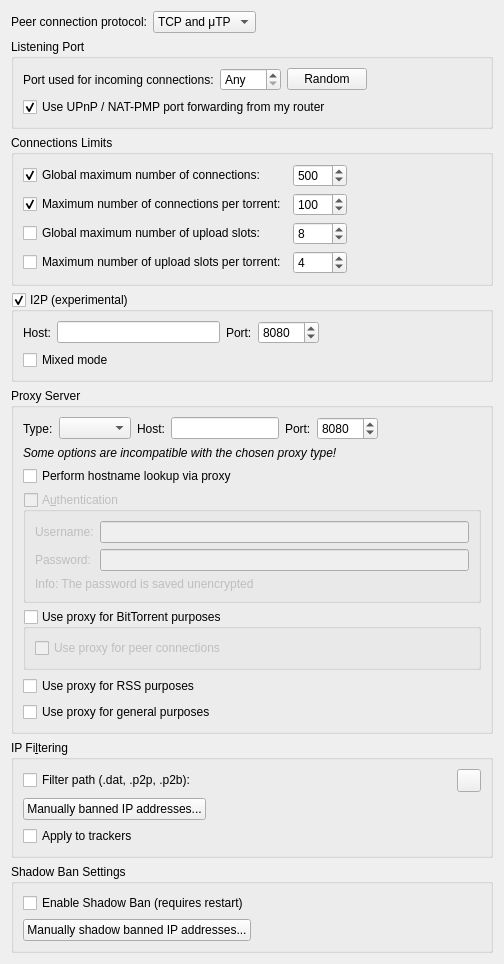
          <widget class="QWidget" name="scrollAreaWidgetContents_3">
           <property name="geometry">
            <rect>
             <x>0</x>
             <y>0</y>
             <width>504</width>
             <height>848</height>
            </rect>
           </property>
           <layout class="QVBoxLayout" name="verticalLayout_20">
            <item>
             <layout class="QHBoxLayout" name="horizontalLayout_12">
              <item>
               <widget class="QLabel" name="label_24">
                <property name="text">
                 <string>Peer connection protocol:</string>
                </property>
               </widget>
              </item>
              <item>
               <widget class="QComboBox" name="comboProtocol">
                <item>
                 <property name="text">
                  <string>TCP and μTP</string>
                 </property>
                </item>
                <item>
                 <property name="text">
                  <string notr="true">TCP</string>
                 </property>
                </item>
                <item>
                 <property name="text">
                  <string notr="true">μTP</string>
                 </property>
                </item>
               </widget>
              </item>
              <item>
               <spacer name="horizontalSpacer_23">
                <property name="orientation">
                 <enum>Qt::Horizontal</enum>
                </property>
                <property name="sizeHint" stdset="0">
                 <size>
                  <width>40</width>
                  <height>20</height>
                 </size>
                </property>
               </spacer>
              </item>
             </layout>
            </item>
            <item>
             <widget class="QGroupBox" name="ListeningPortBox">
              <property name="title">
               <string>Listening Port</string>
              </property>
              <layout class="QVBoxLayout" name="listeningPortLayout">
               <item>
                <layout class="QHBoxLayout" name="listeningPortLayout2">
                 <item>
                  <widget class="QLabel" name="lbl_ports">
                   <property name="text">
                    <string>Port used for incoming connections:</string>
                   </property>
                  </widget>
                 </item>
                 <item>
                  <widget class="QSpinBox" name="spinPort">
                   <property name="toolTip">
                    <string>Set to 0 to let your system pick an unused port</string>
                   </property>
                   <property name="specialValueText">
                    <string>Any</string>
                   </property>
                   <property name="maximum">
                    <number>65535</number>
                   </property>
                  </widget>
                 </item>
                 <item>
                  <widget class="QPushButton" name="randomButton">
                   <property name="text">
                    <string>Random</string>
                   </property>
                  </widget>
                 </item>
                 <item>
                  <spacer name="horizontalSpacer_4">
                   <property name="orientation">
                    <enum>Qt::Horizontal</enum>
                   </property>
                   <property name="sizeHint" stdset="0">
                    <size>
                     <width>40</width>
                     <height>20</height>
                    </size>
                   </property>
                  </spacer>
                 </item>
                </layout>
               </item>
               <item>
                <widget class="QCheckBox" name="checkUPnP">
                 <property name="text">
                  <string>Use UPnP / NAT-PMP port forwarding from my router</string>
                 </property>
                 <property name="checked">
                  <bool>true</bool>
                 </property>
                </widget>
               </item>
              </layout>
             </widget>
            </item>
            <item>
             <widget class="QGroupBox" name="nbConnecBox">
              <property name="title">
               <string>Connections Limits</string>
              </property>
              <layout class="QGridLayout" name="gridLayout">
               <item row="3" column="1">
                <widget class="QSpinBox" name="spinMaxUploadsPerTorrent">
                 <property name="maximum">
                  <number>500</number>
                 </property>
                 <property name="value">
                  <number>4</number>
                 </property>
                </widget>
               </item>
               <item row="1" column="0">
                <widget class="QCheckBox" name="checkMaxConnectionsPerTorrent">
                 <property name="text">
                  <string>Maximum number of connections per torrent:</string>
                 </property>
                 <property name="checked">
                  <bool>true</bool>
                 </property>
                </widget>
               </item>
               <item row="0" column="0">
                <widget class="QCheckBox" name="checkMaxConnections">
                 <property name="text">
                  <string>Global maximum number of connections:</string>
                 </property>
                 <property name="checked">
                  <bool>true</bool>
                 </property>
                </widget>
               </item>
               <item row="0" column="1">
                <widget class="QSpinBox" name="spinMaxConnec">
                 <property name="enabled">
                  <bool>true</bool>
                 </property>
                 <property name="minimum">
                  <number>2</number>
                 </property>
                 <property name="maximum">
                  <number>2000</number>
                 </property>
                 <property name="value">
                  <number>500</number>
                 </property>
                </widget>
               </item>
               <item row="1" column="1">
                <widget class="QSpinBox" name="spinMaxConnecPerTorrent">
                 <property name="minimum">
                  <number>2</number>
                 </property>
                 <property name="maximum">
                  <number>2000</number>
                 </property>
                 <property name="value">
                  <number>100</number>
                 </property>
                </widget>
               </item>
               <item row="3" column="0">
                <widget class="QCheckBox" name="checkMaxUploadsPerTorrent">
                 <property name="text">
                  <string>Maximum number of upload slots per torrent:</string>
                 </property>
                </widget>
               </item>
               <item row="2" column="0">
                <widget class="QCheckBox" name="checkMaxUploads">
                 <property name="text">
                  <string>Global maximum number of upload slots:</string>
                 </property>
                </widget>
               </item>
               <item row="2" column="1">
                <widget class="QSpinBox" name="spinMaxUploads">
                 <property name="maximum">
                  <number>2000</number>
                 </property>
                 <property name="value">
                  <number>8</number>
                 </property>
                </widget>
               </item>
               <item row="0" column="2">
                <spacer name="horizontalSpacer_3">
                 <property name="orientation">
                  <enum>Qt::Horizontal</enum>
                 </property>
                 <property name="sizeHint" stdset="0">
                  <size>
                   <width>40</width>
                   <height>20</height>
                  </size>
                 </property>
                </spacer>
               </item>
              </layout>
             </widget>
            </item>
            <item>
             <widget class="QGroupBox" name="groupI2P">
              <property name="title">
               <string>I2P (experimental)</string>
              </property>
              <property name="checkable">
               <bool>true</bool>
              </property>
              <property name="checked">
               <bool>true</bool>
              </property>
              <layout class="QVBoxLayout" name="verticalLayout_40">
               <item>
                <layout class="QHBoxLayout" name="i2pLayout">
                 <item>
                  <widget class="QLabel" name="labelI2PHost">
                   <property name="text">
                    <string>Host:</string>
                   </property>
                  </widget>
                 </item>
                 <item>
                  <widget class="QLineEdit" name="textI2PHost"/>
                 </item>
                 <item>
                  <widget class="QLabel" name="labelI2PPort">
                   <property name="text">
                    <string>Port:</string>
                   </property>
                  </widget>
                 </item>
                 <item>
                  <widget class="QSpinBox" name="spinI2PPort">
                   <property name="minimum">
                    <number>1</number>
                   </property>
                   <property name="maximum">
                    <number>65535</number>
                   </property>
                   <property name="value">
                    <number>8080</number>
                   </property>
                  </widget>
                 </item>
                 <item>
                  <spacer name="horizontalSpacer_22">
                   <property name="orientation">
                    <enum>Qt::Horizontal</enum>
                   </property>
                   <property name="sizeHint" stdset="0">
                    <size>
                     <width>40</width>
                     <height>20</height>
                    </size>
                   </property>
                  </spacer>
                 </item>
                </layout>
               </item>
               <item>
                <widget class="QCheckBox" name="checkI2PMixed">
                 <property name="toolTip">
                  <string>&lt;html&gt;&lt;head/&gt;&lt;body&gt;&lt;p&gt;If &amp;quot;mixed mode&amp;quot; is enabled I2P torrents are allowed to also get peers from other sources than the tracker, and connect to regular IPs, not providing any anonymization. This may be useful if the user is not interested in the anonymization of I2P, but still wants to be able to connect to I2P peers.&lt;/p&gt;&lt;/body&gt;&lt;/html&gt;</string>
                 </property>
                 <property name="text">
                  <string>Mixed mode</string>
                 </property>
                </widget>
               </item>
              </layout>
             </widget>
            </item>
            <item>
             <widget class="QGroupBox" name="groupProxy">
              <property name="enabled">
               <bool>true</bool>
              </property>
              <property name="title">
               <string>Proxy Server</string>
              </property>
              <layout class="QVBoxLayout" name="verticalLayout_29">
               <item>
                <layout class="QHBoxLayout" name="proxyTypeLayout">
                 <item>
                  <widget class="QLabel" name="ProxyType_lbl">
                   <property name="text">
                    <string>Type:</string>
                   </property>
                  </widget>
                 </item>
                 <item>
                  <widget class="QComboBox" name="comboProxyType"/>
                 </item>
                 <item>
                  <widget class="QLabel" name="lblProxyIP">
                   <property name="text">
                    <string>Host:</string>
                   </property>
                  </widget>
                 </item>
                 <item>
                  <widget class="QLineEdit" name="textProxyIP"/>
                 </item>
                 <item>
                  <widget class="QLabel" name="lblProxyPort">
                   <property name="text">
                    <string>Port:</string>
                   </property>
                  </widget>
                 </item>
                 <item>
                  <widget class="QSpinBox" name="spinProxyPort">
                   <property name="minimum">
                    <number>1</number>
                   </property>
                   <property name="maximum">
                    <number>65535</number>
                   </property>
                   <property name="value">
                    <number>8080</number>
                   </property>
                  </widget>
                 </item>
                 <item>
                  <spacer name="horizontalSpacer_24">
                   <property name="orientation">
                    <enum>Qt::Horizontal</enum>
                   </property>
                   <property name="sizeHint" stdset="0">
                    <size>
                     <width>20</width>
                     <height>20</height>
                    </size>
                   </property>
                  </spacer>
                 </item>
                </layout>
               </item>
               <item>
                <widget class="QLabel" name="labelProxyTypeIncompatible">
                 <property name="font">
                  <font>
                   <italic>true</italic>
                  </font>
                 </property>
                 <property name="text">
                  <string>Some options are incompatible with the chosen proxy type!</string>
                 </property>
                </widget>
               </item>
               <item>
                <widget class="QCheckBox" name="checkProxyHostnameLookup">
                 <property name="toolTip">
                  <string>If checked, hostname lookups are done via the proxy</string>
                 </property>
                 <property name="text">
                  <string>Perform hostname lookup via proxy</string>
                 </property>
                </widget>
               </item>
               <item>
                <widget class="QGroupBox" name="checkProxyAuth">
                 <property name="enabled">
                  <bool>false</bool>
                 </property>
                 <property name="title">
                  <string>A&amp;uthentication</string>
                 </property>
                 <property name="checkable">
                  <bool>true</bool>
                 </property>
                 <property name="checked">
                  <bool>false</bool>
                 </property>
                 <layout class="QVBoxLayout" name="verticalLayout_24">
                  <item>
                   <layout class="QGridLayout" name="gridLayout_12">
                    <item row="0" column="0">
                     <widget class="QLabel" name="lblProxyUsername">
                      <property name="text">
                       <string>Username:</string>
                      </property>
                     </widget>
                    </item>
                    <item row="0" column="1">
                     <widget class="QLineEdit" name="textProxyUsername"/>
                    </item>
                    <item row="1" column="0">
                     <widget class="QLabel" name="lblProxyPassword">
                      <property name="text">
                       <string>Password:</string>
                      </property>
                     </widget>
                    </item>
                    <item row="1" column="1">
                     <widget class="QLineEdit" name="textProxyPassword">
                      <property name="echoMode">
                       <enum>QLineEdit::Password</enum>
                      </property>
                     </widget>
                    </item>
                   </layout>
                  </item>
                  <item>
                   <widget class="QLabel" name="label_23">
                    <property name="text">
                     <string>Info: The password is saved unencrypted</string>
                    </property>
                   </widget>
                  </item>
                 </layout>
                </widget>
               </item>
               <item>
                <widget class="QGroupBox" name="checkProxyBitTorrent">
                 <property name="title">
                  <string>Use proxy for BitTorrent purposes</string>
                 </property>
                 <property name="checkable">
                  <bool>true</bool>
                 </property>
                 <property name="checked">
                  <bool>false</bool>
                 </property>
                 <layout class="QVBoxLayout" name="verticalLayoutProxyBitTorrent">
                  <item>
                   <widget class="QCheckBox" name="checkProxyPeerConnections">
                    <property name="toolTip">
                     <string>Otherwise, the proxy server is only used for tracker connections</string>
                    </property>
                    <property name="text">
                     <string>Use proxy for peer connections</string>
                    </property>
                   </widget>
                  </item>
                 </layout>
                </widget>
               </item>
               <item>
                <widget class="QCheckBox" name="checkProxyRSS">
                 <property name="toolTip">
                  <string>RSS feeds will use proxy</string>
                 </property>
                 <property name="text">
                  <string>Use proxy for RSS purposes</string>
                 </property>
                 <property name="checked">
                  <bool>false</bool>
                 </property>
                </widget>
               </item>
               <item>
                <widget class="QCheckBox" name="checkProxyMisc">
                 <property name="toolTip">
                  <string>Search engine, software updates or anything else will use proxy</string>
                 </property>
                 <property name="text">
                  <string>Use proxy for general purposes</string>
                 </property>
                 <property name="checked">
                  <bool>false</bool>
                 </property>
                </widget>
               </item>
              </layout>
             </widget>
            </item>
            <item>
             <widget class="QGroupBox" name="groupIPFilter">
              <property name="title">
               <string>IP Fi&amp;ltering</string>
              </property>
              <layout class="QVBoxLayout" name="verticalLayout_17">
               <item>
                <layout class="QHBoxLayout" name="horizontalLayout_11">
                 <item>
                  <widget class="QCheckBox" name="checkIPFilter">
                   <property name="text">
                    <string>Filter path (.dat, .p2p, .p2b):</string>
                   </property>
                  </widget>
                 </item>
                 <item>
                  <widget class="FileSystemPathLineEdit" name="textFilterPath" native="true"/>
                 </item>
                 <item>
                  <widget class="QToolButton" name="IpFilterRefreshBtn">
                   <property name="toolTip">
                    <string>Reload the filter</string>
                   </property>
                  </widget>
                 </item>
                </layout>
               </item>
               <item>
                <widget class="QPushButton" name="banListButton">
                 <property name="sizePolicy">
                  <sizepolicy hsizetype="Fixed" vsizetype="Fixed">
                   <horstretch>0</horstretch>
                   <verstretch>0</verstretch>
                  </sizepolicy>
                 </property>
                 <property name="text">
                  <string>Manually banned IP addresses...</string>
                 </property>
                </widget>
               </item>
               <item>
                <widget class="QCheckBox" name="checkIpFilterTrackers">
                 <property name="text">
                  <string>Apply to trackers</string>
                 </property>
                </widget>
               </item>
              </layout>
             </widget>
            </item>
            <item>
             <widget class="QGroupBox" name="groupShadowBan">
              <property name="title">
               <string>Shadow Ban Settings</string>
              </property>
              <layout class="QVBoxLayout" name="verticalLayout_172">
               <item>
                <layout class="QHBoxLayout" name="horizontalLayout_111">
                 <item>
                  <widget class="QCheckBox" name="shadowBanEnabled">
                   <property name="text">
                    <string>Enable Shadow Ban (requires restart)</string>
                   </property>
                  </widget>
                 </item>
                </layout>
               </item>
               <item>
                <widget class="QPushButton" name="shadowBanListButton">
                 <property name="sizePolicy">
                  <sizepolicy hsizetype="Fixed" vsizetype="Fixed">
                   <horstretch>0</horstretch>
                   <verstretch>0</verstretch>
                  </sizepolicy>
                 </property>
                 <property name="text">
                  <string>Manually shadow banned IP addresses...</string>
                 </property>
                </widget>
               </item>
              </layout>
             </widget>
            </item>
            <item>
             <spacer name="verticalSpacer_3">
              <property name="orientation">
               <enum>Qt::Vertical</enum>
              </property>
              <property name="sizeHint" stdset="0">
               <size>
                <width>20</width>
                <height>40</height>
               </size>
              </property>
             </spacer>
            </item>
           </layout>
          </widget>
